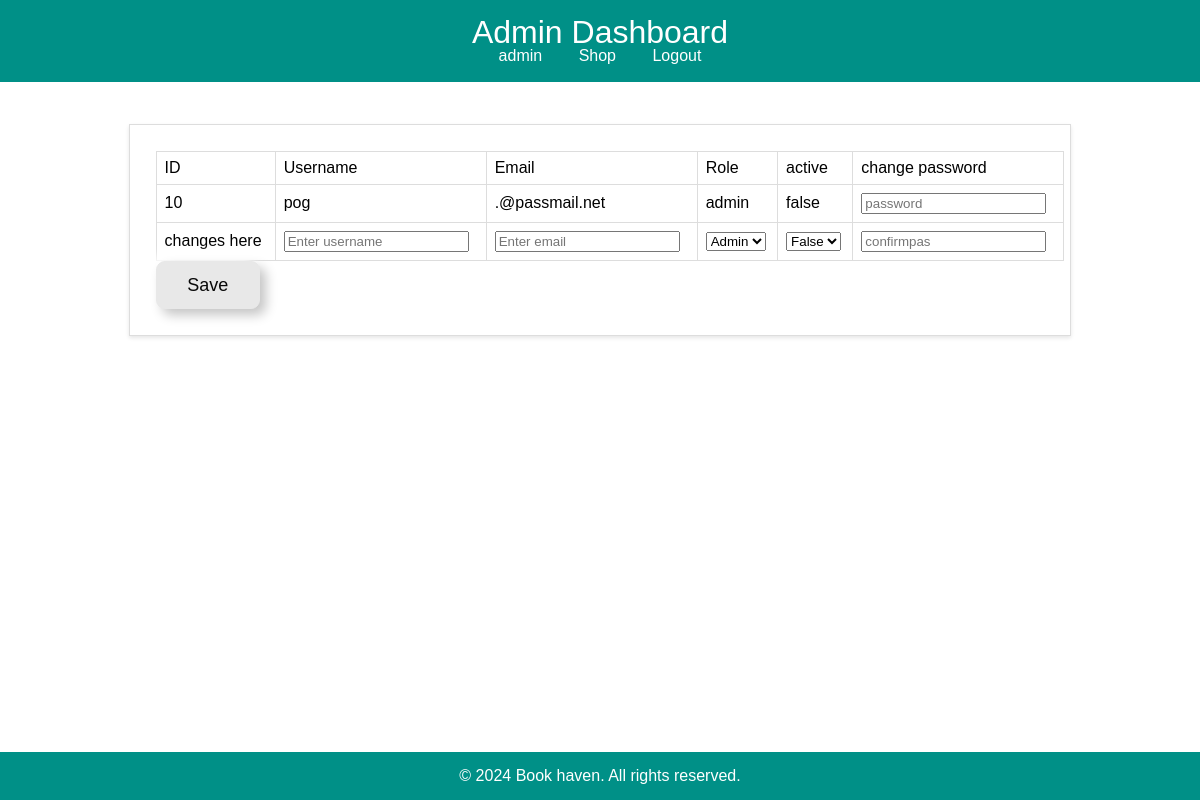
The page /project/infouser.php?id=10 (signed in) on the database its author committed.
### tables this page shows
CREATE TABLE `users` (
  `id` int(11) NOT NULL,
  `username` text NOT NULL,
  `email` text NOT NULL,
  `pass` text NOT NULL,
  `role` enum('user','admin','','') NOT NULL DEFAULT 'user',
  `active` enum('1','0','','') NOT NULL DEFAULT '1'
);

### project/functions/functies.php (called while the page is built, shortened)
<?php
function startlink()
{
    require "secret.php";
    $link = new mysqli($DB_SERVER, $DB_USERNAME, $DB_PASSWORD, $DB_NAME) or die("no connection to db");
    return $link;
}
function getone($table, $id)
{
    $link = startlink();
    $query = "SELECT * FROM $table WHERE id = ? ";
    $stmt = mysqli_prepare($link, $query);
    mysqli_stmt_bind_param($stmt, "s", $id);
    mysqli_stmt_execute($stmt);
    $result = mysqli_stmt_get_result($stmt);
    return $result;
}

### project/infouser.php (the view, shortened to what this page needs)
<?php
require_once './functions/functies.php';
if (isset($_GET['id'])) {
    $userId = intval($_GET['id']);
} else {
    echo "User ID not provided!";
}
$users_result = getone('users', $userId);
$row = mysqli_fetch_assoc($users_result);
?>
<!DOCTYPE html>
<html lang="en">
<head>
    <link rel="stylesheet" href="./css/reset.css">
    <link rel="stylesheet" href="./css/userinfo.css">
    <link rel="stylesheet" href="./css/all.css">
</head>
<body>
    <header>
        <h1>Admin Dashboard</h1>
        <nav>
            <ul class="nav-links">
                <li><a href="admin.php">admin</a></li>
                <li><a href="shop.php">Shop</a></li>
                <li><a href="./functions/logout.php">Logout</a></li>
            </ul>
        </nav>
    </header>
    <main>
        <section class="dashboard">
            <div class="users">
                <form id="user-form" action="update_user.php" method="post">
                    <div class="user-list-container">
                        <table>
                            <thead>
                                <tr>
                                    <th>ID</th>
                                    <th>Username</th>
                                    <th>Email</th>
                                    <th>Role</th>
                                    <th>active</th>
                                    <th>change password</th>
                                </tr>
                            </thead>
                            <tbody id=user_info>
                                <tr>
                                    <td><?php echo $row['id']; ?></td>
                                    <td><?php echo $row['username']; ?></td>
                                    <td><?php echo $row['email']; ?></td>
                                    <td><?php echo $row['role']; ?></td>
                                    <td><?php echo $row['active'] == "1" ? "true" : "false"; ?></td>
                                    <td><input type="password" id="password" name="password" placeholder="password"></td>
                                </tr>
                                <tr>
                                    <td>changes here</td>
                                    <td><input type="text" id="username" name="username" placeholder="Enter username"></td>
                                    <td><input type="text" id="email" name="email" placeholder="Enter email"></td>
                                    <td>
                                        <select id="role" name="role">
                                            <?php if ($row['role'] == "user") {
                                                echo "<option value='user'>User</option>";
                                                echo "<option value='admin'>Admin</option>";
                                            } else {
                                                echo "<option value='admin'>Admin</option>";
                                            }
                                            ?>
                                        </select>
                                    </td>
                                    <td>
                                        <select id="active" name="active">
                                            <?php if ($row['active'] == "1") {
                                                echo "<option value='1'>True</option>";
                                                echo "<option value='0'>False</option>";
                                            } else {
                                                echo "<option value='0'>False</option>";
                                            }
                                            ?>
                                        </select>
                                    </td>
                                    <td><input type="password" id="confirmpas" name="confirmpas" placeholder="confirmpas"></td>
                                </tr>
                            </tbody>
                        </table>
                        <button class="button2" type="submit" id=changes value="<?php echo $row['id']; ?>">
                            Save
                        </button>
                </form>
            </div>
        </section>
    </main>
    <footer>
        <p>&copy; 2024 Book haven. All rights reserved.</p>
    </footer>
</body>
</html>

### project/css/userinfo.css (style rules this page uses)
body { font-family: Arial, sans-serif; background-color: white; display: flex; flex-direction: column; min-height: 100vh; }
h1 { font-size: 2em; }
header { height: 50px; background-color: #009087; color: #fff; padding: 1rem 0; text-align: center; }
.user-list-container { width: 100%; height: auto; padding: 10px ; }
nav ul li { display: inline; margin: 0 1rem; }
nav ul li a { color: #fff; text-decoration: none; }
main { display: flex; padding: 2rem; justify-content: center; }
.dashboard { display: flex; flex-wrap: wrap; width: 100%; justify-content: center; }
.users { border: 1px solid #ddd; padding: 1rem; margin: 10px; box-shadow: 0 2px 4px rgba(0, 0, 0, 0.1); width: 80%; display: flex; flex-direction: column; }
.users { padding-left: auto ; padding-right:auto ; }
table { width: 100%; border-collapse: collapse; }
table, th, td { border: 1px solid #ddd; }
th, td { padding: 0.5rem; text-align: left; }
footer { background-color: #009087; color: #fff; text-align: center; padding: 1rem 0; margin-top: auto; }

### project/css/all.css (style rules this page uses)
.button2 { display: inline-block; transition: all 0.2s ease-in; position: relative; overflow: hidden; z-index: 1; color: #090909; padding: 0.7em 1.7em; cursor: pointer; font-size: 18px; border-radius: 0.5em; background: #e8e8e8; border: 1px solid #e8e8e8; box-shadow: 6px 6px 12px #c5c5c5, -6px -6px 12px #ffffff; }
.button2:before { content: ""; position: absolute; left: 50%; transform: translateX(-50%) scaleY(1) scaleX(1.25); top: 100%; width: 140%; height: 180%; background-color: rgba(0, 0, 0, 0.05); border-radius: 50%; display: block; transition: all 0.5s 0.1s cubic-bezier(0.55, 0, 0.1, 1); z-index: -1; }
.button2:after { position: absolute; left: 55%; transform: translateX(-50%) scaleY(1) scaleX(1.45); top: 180%; width: 160%; height: 190%; background-color: #009087; border-radius: 50%; display: block; transition: all 0.5s 0.1s cubic-bezier(0.55, 0, 0.1, 1); z-index: -1; }
h1 { font-size: 2em; }

### rows shown on the page
users: id "10", username "pog", email ".@passmail.net", role "admin", role "Admin", active "False"
